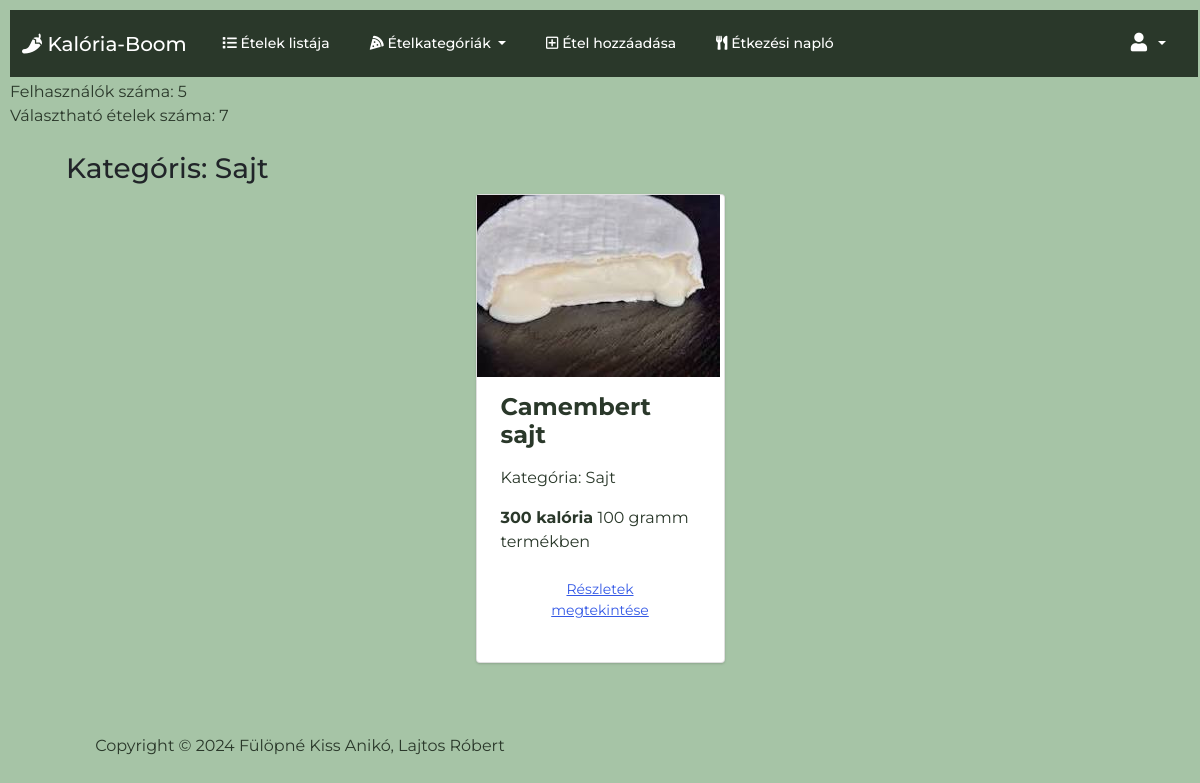
The page /categories/Sajt (signed in) on the database its author committed.
### foodtracker/models.py (models this page shows, shortened)
class FoodCategory(models.Model):
    category_name = models.CharField(max_length=50)
    class Meta:
        verbose_name = 'Food Category'
        verbose_name_plural = 'Food Categories'
    def __str__(self):
        return f'{self.category_name}'
    @property
    def count_food_by_category(self):
        return Food.objects.filter(category=self).count()

class Food(models.Model):
    food_name = models.CharField(max_length=200)
    quantity = models.DecimalField(max_digits=7, decimal_places=2, default=100.00)
    calories = models.IntegerField(default=0)
    fat = models.DecimalField(max_digits=7, decimal_places=2)
    carbohydrates = models.DecimalField(max_digits=7, decimal_places=2)
    protein = models.DecimalField(max_digits=7, decimal_places=2)
    category = models.ForeignKey(FoodCategory, on_delete=models.CASCADE, related_name='food_category')

class Image(models.Model):
    food = models.ForeignKey(Food, on_delete=models.CASCADE, related_name='get_images')
    image = models.ImageField(upload_to='images/')

### foodtracker/views.py (the view)
# urls.py: path('categories/<str:category_name>', views.category_details_view, name='category_details_view'),
def category_details_view(request, category_name):
    if not request.user.is_authenticated:
        return HttpResponseRedirect(reverse('login'))
    category = FoodCategory.objects.get(category_name=category_name)
    foods = Food.objects.filter(category=category)
    for food in foods:
        food.image = food.get_images.first()
    page = request.GET.get('page', 1)
    paginator = Paginator(foods, 4)
    try:
        pages = paginator.page(page)
    except PageNotAnInteger:
        pages = paginator.page(1)
    except EmptyPage:
        pages = paginator.page(paginator.num_pages)
    return render(request, 'food_category.html', {
        'categories': FoodCategory.objects.all(),
        'foods': foods,
        'foods_count': foods.count(),
        'pages': pages,
        'title': category.category_name
    })

### templates/food_category.html (shortened to what this page needs)
{% extends 'base.html' %}
{% block body %}
<div class='py-4 mt-auto'>
    <div class='container px-4'>
        <h3>Kategóris: {{ title }}</h3>
        <div class='row justify-content-center'>
        {% if foods_count > 0 %}
            {% for food in pages %}
                <div class='col-sm-12 col-md-12 col-lg-4 col-xl-3 d-flex align-items-stretch'>
                    <div class='card bg-secondary mb-3'>
                        <a href='#'>
                            <img
                                src="{{ food.image.image.url|default:'../../static/images/no_image.png' }}"
                                class='img-fluid'
                                alt='food image'
                            >
                        </a>
                        <div class='card-body'>
                            <h4 class='card-title'>
                                <strong>{{ food.food_name }}</strong>
                            </h4>
                            <p class='card-text'>
                                <div class='my-3'>
                                    Kategória: {{ food.category }}
                                </div>
                            </p>
                            <p class='card-text'>
                                <div class='my-3'>
                                    <strong>{{ food.calories}} kalória</strong>  {{ food.quantity|floatformat:0 }} gramm termékben
                                </div>
                            </p>
                            <p class='card-text'>
                                <div class='my-3'>
                                    <a href="{% url 'food_details' food.id %}" type='button' class='btn btn-link'>
                                        Részletek megtekintése
                                    </a>
                                </div>
                            </p>
                        </div>
                    </div>
                </div>
            {% endfor %}
        {% else %}
            <br>
            <div class='alert alert-info' role='alert'>
                Nincs étel ebben a kategóriában.
            </div>
        {% endif %}
    </div>
</div>
{% endblock %}

### static/css/styles.css (style rules this page uses)
html { position: relative; min-height: 100%; }
body { margin: 80px 10px 10px 10px; font-family: 'Montserrat', sans-serif !important; background-size: cover; background-color: rgb(166, 196, 166); color: rgb(42, 56, 42); ; }

### rows shown on the page
FoodCategory: category_name "Sajt"
Food: image.image (picture), food_name "Camembert sajt", category "Sajt", calories "300", quantity "100"
